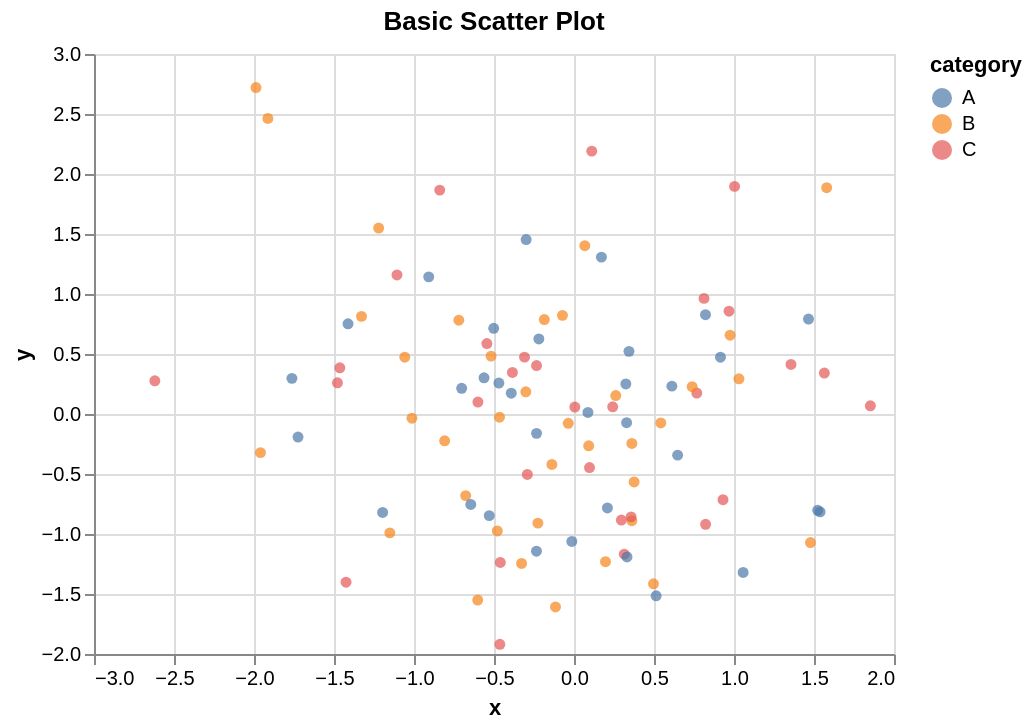

Vega-Lite specification for this chart:
### Vega-Lite specification from a JSON file in a GitHub repository (floating-point values rounded to 4 significant figures)
{"config": {"view": {"continuousWidth": 300, "continuousHeight": 300}}, "data": {"name": "data-647554daf6454eda8129d0a1feb90e65"}, "mark": {"type": "circle"}, "encoding": {"color": {"field": "category", "type": "nominal"}, "tooltip": [{"field": "x", "type": "quantitative"}, {"field": "y", "type": "quantitative"}, {"field": "category", "type": "nominal"}], "x": {"field": "x", "type": "quantitative"}, "y": {"field": "y", "type": "quantitative"}}, "height": 300, "title": "Basic Scatter Plot", "width": 400, "$schema": "https://vega.github.io/schema/vega-lite/v5.20.1.json", "datasets": {"data-647554daf6454eda8129d0a1feb90e65": [{"x": 0.4967, "y": -1.415, "category": "B", "value": 12.02}, {"x": -0.1383, "y": -0.4206, "category": "B", "value": 34.19}, {"x": 0.6477, "y": -0.3427, "category": "A", "value": 9.18}, {"x": 1.523, "y": -0.8023, "category": "A", "value": 9.416}, {"x": -0.2342, "y": -0.1613, "category": "A", "value": 31.14}, {"x": -0.2341, "y": 0.4041, "category": "C", "value": 97.95}, {"x": 1.579, "y": 1.886, "category": "B", "value": 17.53}, {"x": 0.7674, "y": 0.1746, "category": "C", "value": 1.716}, {"x": -0.4695, "y": 0.2576, "category": "A", "value": 76.34}, {"x": 0.5426, "y": -0.07445, "category": "B", "value": 80.69}, {"x": -0.4634, "y": -1.919, "category": "C", "value": 34.63}, {"x": -0.4657, "y": -0.02651, "category": "B", "value": 46.47}, {"x": 0.242, "y": 0.06023, "category": "C", "value": 64.98}, {"x": -1.913, "y": 2.463, "category": "B", "value": 4.806}, {"x": -1.725, "y": -0.1924, "category": "A", "value": 94.91}, {"x": -0.5623, "y": 0.3015, "category": "A", "value": 88.67}, {"x": -1.013, "y": -0.03471, "category": "B", "value": 26.09}, {"x": 0.3142, "y": -1.169, "category": "C", "value": 1.53}, {"x": -0.908, "y": 1.143, "category": "A", "value": 93.34}, {"x": -1.412, "y": 0.7519, "category": "A", "value": 50.1}, {"x": 1.466, "y": 0.791, "category": "A", "value": 53.94}, {"x": -0.2258, "y": -0.9094, "category": "B", "value": 68.4}, {"x": 0.06753, "y": 1.403, "category": "B", "value": 61.59}, {"x": -1.425, "y": -1.402, "category": "C", "value": 94.39}, {"x": -0.5444, "y": 0.5869, "category": "C", "value": 94.43}, {"x": 0.1109, "y": 2.19, "category": "C", "value": 86.72}, {"x": -1.151, "y": -0.9905, "category": "B", "value": 63.64}, {"x": 0.3757, "y": -0.5663, "category": "B", "value": 80.09}, {"x": -0.6006, "y": 0.09965, "category": "C", "value": 67.72}, {"x": -0.2917, "y": -0.5035, "category": "C", "value": 57.34}, {"x": -0.6017, "y": -1.551, "category": "B", "value": 12.85}, {"x": 1.852, "y": 0.06856, "category": "C", "value": 81.12}, {"x": -0.0135, "y": -1.062, "category": "A", "value": 82.06}, {"x": -1.058, "y": 0.4736, "category": "B", "value": 62.59}, {"x": 0.8225, "y": -0.9194, "category": "C", "value": 82.04}, {"x": -1.221, "y": 1.55, "category": "B", "value": 65.15}, {"x": 0.2089, "y": -0.7833, "category": "A", "value": 20.67}, {"x": -1.96, "y": -0.3221, "category": "B", "value": 27.4}, {"x": -1.328, "y": 0.8135, "category": "B", "value": 21.46}, {"x": 0.1969, "y": -1.231, "category": "B", "value": 37.73}, {"x": 0.7385, "y": 0.2275, "category": "B", "value": 3.896}, {"x": 0.1714, "y": 1.307, "category": "A", "value": 61.83}, {"x": -0.1156, "y": -1.607, "category": "B", "value": 33.66}, {"x": -0.3011, "y": 0.1846, "category": "B", "value": 65.57}, {"x": -1.479, "y": 0.2599, "category": "C", "value": 38.54}, {"x": -0.7198, "y": 0.7818, "category": "B", "value": 68.16}, {"x": -0.4606, "y": -1.237, "category": "C", "value": 34.06}, {"x": 1.057, "y": -1.32, "category": "A", "value": 26.07}, {"x": 0.3436, "y": 0.5219, "category": "A", "value": 49.6}, {"x": -1.763, "y": 0.297, "category": "A", "value": 69.29}, {"x": 0.3241, "y": 0.2505, "category": "A", "value": 34.83}, {"x": -0.3851, "y": 0.3464, "category": "C", "value": 93.66}, {"x": -0.6769, "y": -0.68, "category": "B", "value": 3.919}, {"x": 0.6117, "y": 0.2323, "category": "A", "value": 41.79}, {"x": 1.031, "y": 0.2931, "category": "B", "value": 96.76}, {"x": 0.9313, "y": -0.7144, "category": "C", "value": 54.8}, {"x": -0.8392, "y": 1.866, "category": "C", "value": 42.35}, {"x": -0.3092, "y": 0.4738, "category": "C", "value": 56.85}, {"x": 0.3313, "y": -1.191, "category": "A", "value": 57.59}, {"x": 0.9755, "y": 0.6566, "category": "B", "value": 73.16}, {"x": -0.4792, "y": -0.9747, "category": "B", "value": 12.77}, {"x": -0.1857, "y": 0.7871, "category": "B", "value": 25.0}, {"x": -1.106, "y": 1.159, "category": "C", "value": 58.05}, {"x": -1.196, "y": -0.8207, "category": "A", "value": 86.71}, {"x": 0.8125, "y": 0.9634, "category": "C", "value": 56.19}, {"x": 1.356, "y": 0.4128, "category": "C", "value": 23.86}, {"x": -0.07201, "y": 0.8221, "category": "B", "value": 67.98}, {"x": 1.004, "y": 1.897, "category": "C", "value": 73.99}, {"x": 0.3616, "y": -0.2454, "category": "B", "value": 23.82}, {"x": -0.6451, "y": -0.7537, "category": "A", "value": 37.77}, {"x": 0.3614, "y": -0.8895, "category": "B", "value": 53.43}, {"x": 1.538, "y": -0.8158, "category": "A", "value": 49.66}, {"x": -0.03583, "y": -0.0771, "category": "B", "value": 38.96}, {"x": 1.565, "y": 0.3412, "category": "C", "value": 29.76}, {"x": -2.62, "y": 0.2767, "category": "C", "value": 9.998}, {"x": 0.8219, "y": 0.8272, "category": "A", "value": 5.349}, {"x": 0.08705, "y": 0.013, "category": "A", "value": 95.85}, {"x": -0.299, "y": 1.454, "category": "A", "value": 84.71}, {"x": 0.09176, "y": -0.2647, "category": "B", "value": 35.49}, {"x": -1.988, "y": 2.72, "category": "B", "value": 95.68}, {"x": -0.2197, "y": 0.6257, "category": "A", "value": 67.68}, {"x": 0.3571, "y": -0.8572, "category": "C", "value": 48.25}, {"x": 1.478, "y": -1.071, "category": "B", "value": 49.3}, {"x": -0.5183, "y": 0.4825, "category": "B", "value": 8.328}, {"x": -0.8085, "y": -0.2235, "category": "B", "value": 9.17}, {"x": -0.5018, "y": 0.714, "category": "A", "value": 60.24}, {"x": 0.9154, "y": 0.4732, "category": "A", "value": 55.37}, {"x": 0.3288, "y": -0.07283, "category": "A", "value": 21.27}, {"x": -0.5298, "y": -0.8468, "category": "A", "value": 94.62}, {"x": 0.5133, "y": -1.515, "category": "A", "value": 78.13}, {"x": 0.09708, "y": -0.4465, "category": "C", "value": 11.35}, {"x": 0.9686, "y": 0.8564, "category": "C", "value": 93.09}, {"x": -0.7021, "y": 0.2141, "category": "A", "value": 97.42}, {"x": -0.3277, "y": -1.246, "category": "B", "value": 99.59}, {"x": -0.3921, "y": 0.1732, "category": "A", "value": 5.587}, {"x": -1.464, "y": 0.3853, "category": "C", "value": 73.7}, {"x": 0.2961, "y": -0.8839, "category": "C", "value": 54.59}, {"x": 0.2611, "y": 0.1537, "category": "B", "value": 70.58}, {"x": 0.005113, "y": 0.05821, "category": "C", "value": 96.87}, {"x": -0.2346, "y": -1.143, "category": "A", "value": 68.8}]}}
